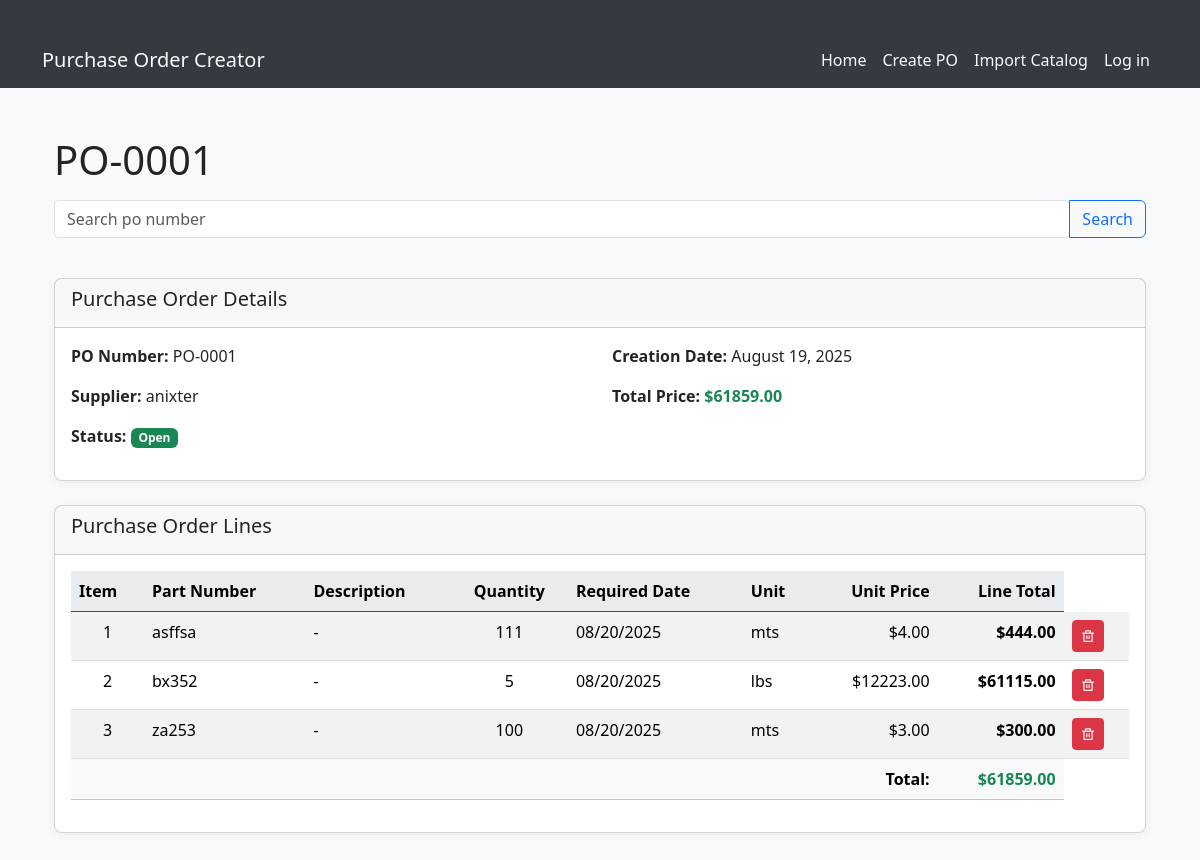
The app's page /view/PO-0001 with its own data.
### app.py (models this page shows, shortened)
class PurchaseOrder(db.Model):
    __tablename__= "purchase_order"
    id:Mapped[int] = mapped_column(Integer, primary_key=True, unique=True)
    po_number:Mapped[str] = mapped_column(String, nullable=True)
    creation_date:Mapped[datetime.date] = mapped_column(Date)
    supplier:Mapped[str] = mapped_column(String)
    total_price:Mapped[float] = mapped_column(Float)
    status:Mapped[str] = mapped_column(String, default="open")
    lines:Mapped[list["POLines"]] = relationship('POLines', back_populates='po')

class POLines(db.Model):
    __tablename__= "po_lines"
    id:Mapped[int] = mapped_column(Integer, primary_key= True, unique=True)
    po_id: Mapped[int] = mapped_column(ForeignKey("purchase_order.id"), nullable=False)
    item:Mapped[int] =  mapped_column(Integer)
    part_number:Mapped[str] = mapped_column(String, nullable=True)
    description:Mapped[str]= mapped_column(String, nullable=True)
    quantity:Mapped[int] = mapped_column(Integer, nullable=True)
    req_date:Mapped[datetime.date] = mapped_column(Date, nullable=True)
    unit:Mapped[str] = mapped_column(String, nullable=True)
    unit_price:Mapped[float] = mapped_column(Float, nullable=True)
    line_total:Mapped[float] = mapped_column(Float, nullable=True)
    po:Mapped["PurchaseOrder"] = relationship('PurchaseOrder', back_populates='lines')

### app.py (the view)
@app.route('/view/<string:po_code>', methods=['GET'])
def view_po(po_code):
    purchase_order = db.session.execute(db.select(PurchaseOrder).where(PurchaseOrder.po_number.ilike(po_code))).scalar()
    if not purchase_order:
        flash('PO not found.', 'danger')
        return render_template('view.html', purchase_order=purchase_order)
    po_lines = db.session.execute(db.select(POLines).where(POLines.po_id == purchase_order.id).order_by(POLines.item)).scalars().all()
    return render_template('view.html', purchase_order=purchase_order, po_lines=po_lines)

### templates/view.html (shortened to what this page needs)
{% extends 'base.html' %}
    {% block styles %}
        {{ bootstrap.load_css() }}
        <link rel="stylesheet" href="{{ url_for('static', filename='styles.css')}}">
    {% endblock %}
{% block content %}
    <div class="container mt-4">
        <div class="row mb-4">
            <div class="col">
                <form action="{{ url_for('search_po') }}" method="GET">
                    <h3 class="display-6">{{ purchase_order.po_number }}</h3>
                    <div class="input-group mb-3">
                        <input type="text" class="form-control" name="po_code" placeholder="Search po number">
                        <button type="submit" class="btn btn-outline-primary">Search</button>
                    </div>
                </form>
            </div>
        </div>
        <div class="card mb-4">
            <div class="card-header">
                <h5>Purchase Order Details</h5>
            </div>
            <div class="card-body">
                <div class="row">
                    <div class="col-md-6">
                        <p><strong>PO Number:</strong> {{ purchase_order.po_number }}</p>
                        <p><strong>Supplier:</strong> {{ purchase_order.supplier }}</p>
                        <p><strong>Status:</strong>
                            <span class="badge bg-{% if purchase_order.status == 'open' %}success{% elif purchase_order.status == 'closed' %}secondary{% else %}warning{% endif %}">
                                {{ purchase_order.status|title }}
                            </span>
                        </p>
                    </div>
                    <div class="col-md-6">
                        <p><strong>Creation Date:</strong> {{ purchase_order.creation_date.strftime('%B %d, %Y') }}</p>
                        <p><strong>Total Price:</strong> <span class="fw-bold text-success">${{ "%.2f"|format(purchase_order.total_price) }}</span></p>
                    </div>
                </div>
            </div>
        </div>
        <div class="card">
            <div class="card-header">
                <h5>Purchase Order Lines</h5>
            </div>
            <div class="card-body">
                {% if po_lines %}
                    <div class="table-responsive">
                        <table class="table table-striped table-hover">
                            <thead class="table-dark">
                                <tr>
                                    <th>Item</th>
                                    <th>Part Number</th>
                                    <th>Description</th>
                                    <th class="text-center">Quantity</th>
                                    <th>Required Date</th>
                                    <th>Unit</th>
                                    <th class="text-end">Unit Price</th>
                                    <th class="text-end">Line Total</th>
                                </tr>
                            </thead>
                            <tbody>
                                {% for line in po_lines %}
                                    <tr>
                                        <td class="text-center">{{ line.item }}</td>
                                        <td>{{ line.part_number or '-' }}</td>
                                        <td>{{ line.description or '-' }}</td>
                                        <td class="text-center">{{ line.quantity }}</td>
                                        <td>{{ line.req_date.strftime('%m/%d/%Y') if line.req_date else '-' }}</td>
                                        <td>{{ line.unit or '-' }}</td>
                                        <td class="text-end">${{ "%.2f"|format(line.unit_price) if line.unit_price else '0.00' }}</td>
                                        <td class="text-end fw-bold">
                                            {% if line.quantity and line.unit_price %}
                                                ${{ "%.2f"|format(line.quantity * line.unit_price) }}
                                            {% else %}
                                                $0.00
                                            {% endif %}
                                        </td>
                                        <td>
                                            <a class="btn btn-danger btn-sm" href="{{ url_for('delete_line', po_code=purchase_order.po_number, line_id=line.id) }}"
                                                onclick="return confirm('Are you sure you want to delete this line?')">
                                                <i class="ri-delete-bin-line"></i>
                                            </a>
                                        </td>
                                    </tr>
                                {% endfor %}
                            </tbody>
                            <tfoot class="table-light">
                                <tr>
                                    <td colspan="7" class="text-end fw-bold">Total:</td>
                                    <td class="text-end fw-bold text-success">${{ "%.2f"|format(purchase_order.total_price) }}</td>
                                </tr>
                            </tfoot>
                        </table>
                    </div>
                {% else %}
                    <div class="alert alert-info">
                        <i class="bi bi-info-circle"></i> No lines found for this Purchase Order.
                    </div>
                {% endif %}
            </div>
        </div>
    </div>
{% endblock %}

### static/styles.css (style rules this page uses)
body { background-color: #f8f9fa; font-family: 'Segoe UI', Tahoma, Geneva, Verdana, sans-serif; color: #212529; margin: 0; padding-bottom: 60px; }
h1, h2, h3, h4 { font-weight: 600; margin-top: 1.5rem; margin-bottom: 1rem; }
.card { box-shadow: 0 2px 8px rgba(0,0,0,0.05); border-radius: 0.5rem; }
.container { margin-top: 2rem; }
.table th { background-color: #e9ecef; font-weight: 600; color: black; }
input, select, textarea { border-radius: 0.3rem !important; }
.mt-4 { margin-top: 1.5rem !important; }
.mb-3 { margin-bottom: 1rem !important; }

### records on screen
PurchaseOrder: po_number "PO-0001", supplier "anixter", status "Open", creation_date "August 19, 2025", total_price "61859.00"
POLines: item "1", part_number "asffsa", description "-", quantity "111", req_date "08/20/2025", unit "mts", unit_price "4.00", line.quantity*line.unit_price "444.00"
POLines: item "2", part_number "bx352", description "-", quantity "5", req_date "08/20/2025", unit "lbs", unit_price "12223.00", line.quantity*line.unit_price "61115.00"
POLines: item "3", part_number "za253", description "-", quantity "100", req_date "08/20/2025", unit "mts", unit_price "3.00", line.quantity*line.unit_price "300.00"
